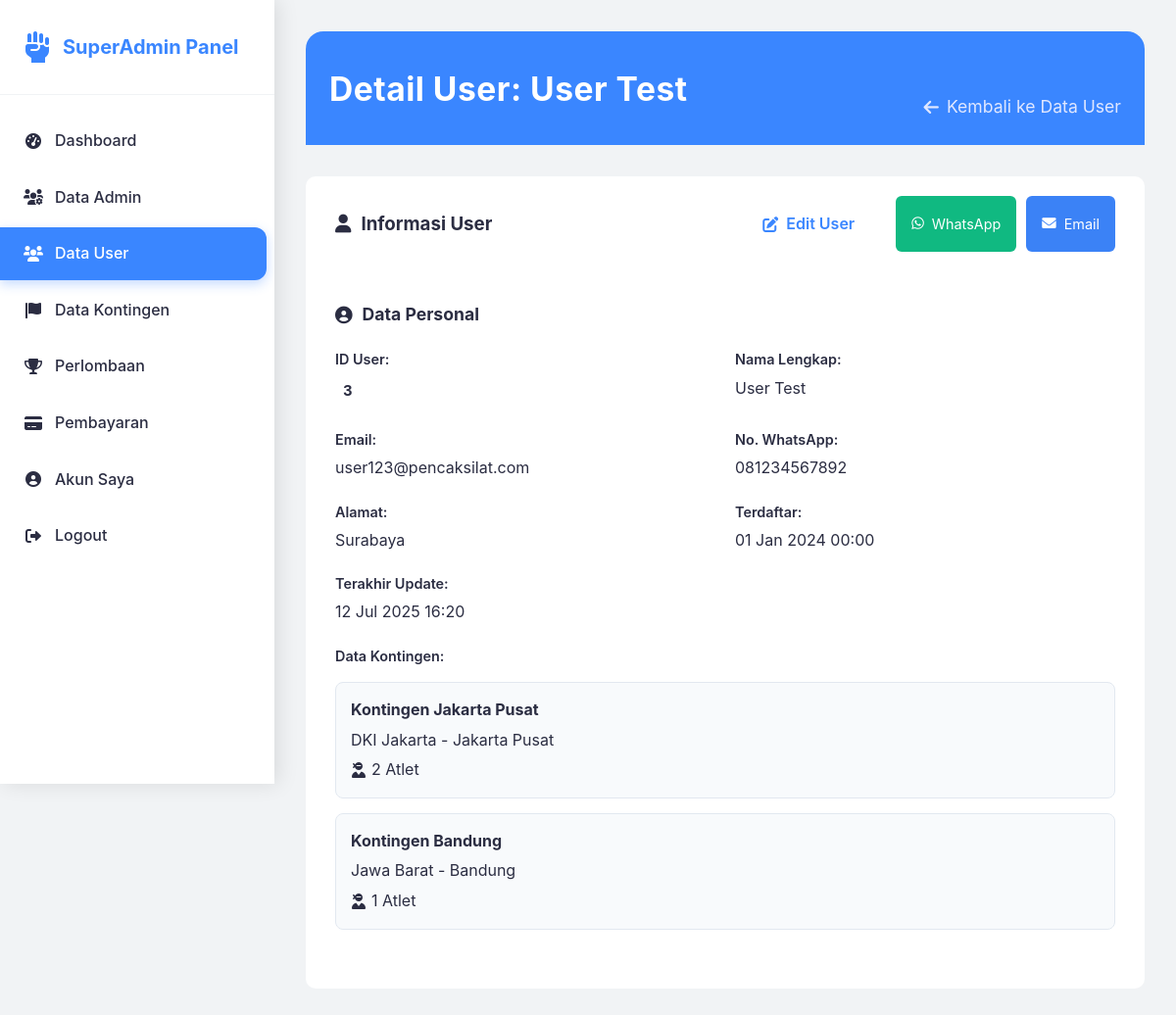
The page /dashboard/superadmin/data-user-detail.php?id=3 (signed in) on the database its author committed.
### tables this page shows
CREATE TABLE `users` (
  `id` int NOT NULL,
  `nama` varchar(100) NOT NULL,
  `email` varchar(100) NOT NULL,
  `password` varchar(255) NOT NULL,
  `whatsapp` varchar(20) DEFAULT NULL,
  `alamat` text,
  `role` enum('admin','user','superadmin') NOT NULL DEFAULT 'user',
  `status` enum('active','inactive') DEFAULT 'active',
  `created_at` timestamp NOT NULL DEFAULT CURRENT_TIMESTAMP,
  `updated_at` timestamp NOT NULL DEFAULT CURRENT_TIMESTAMP ON UPDATE CURRENT_TIMESTAMP
);

CREATE TABLE `kontingen` (
  `id` int NOT NULL,
  `user_id` int DEFAULT NULL,
  `nama_kontingen` varchar(100) NOT NULL,
  `provinsi` varchar(50) NOT NULL,
  `kota` varchar(50) NOT NULL,
  `alamat` text,
  `created_at` timestamp NOT NULL DEFAULT CURRENT_TIMESTAMP,
  `updated_at` timestamp NOT NULL DEFAULT CURRENT_TIMESTAMP ON UPDATE CURRENT_TIMESTAMP
);

### dashboard/superadmin/data-user-detail.php (the view, shortened to what this page needs)
<?php
require_once '../../config/database.php';
$user_id = $_GET['id'] ?? 0;
$action = $_GET['action'] ?? 'view';
$stmt = $pdo->prepare("SELECT * FROM users WHERE id = ? AND role = 'user'");
$stmt->execute([$user_id]);
$user = $stmt->fetch();
$stmt = $pdo->prepare("
    SELECT k.*, COUNT(a.id) as total_athletes
    FROM kontingen k
    LEFT JOIN athletes a ON k.id = a.kontingen_id
    WHERE k.user_id = ?
    GROUP BY k.id
    ORDER BY k.created_at DESC
");
$stmt->execute([$user_id]);
$kontingen = $stmt->fetchAll();
?>
<!DOCTYPE html>
<html lang="id">
<head>
    <link rel="stylesheet" href="../../assets/css/style.css">
    <link href="https://cdnjs.cloudflare.com/ajax/libs/font-awesome/6.0.0/css/all.min.css" rel="stylesheet">
</head>
<body>
    <div class="sidebar">
        <div class="sidebar-header">
            <div class="sidebar-logo">
                <i class="fas fa-fist-raised"></i>
                <span>SuperAdmin Panel</span>
            </div>
        </div>
        <ul class="sidebar-menu">
            <li><a href="index.php"><i class="fas fa-tachometer-alt"></i> Dashboard</a></li>
            <li><a href="data-admin.php"><i class="fas fa-users-cog"></i> Data Admin</a></li>
            <li><a href="data-user.php" class="active"><i class="fas fa-users"></i> Data User</a></li>
            <li><a href="data-kontingen.php"><i class="fas fa-flag"></i> Data Kontingen</a></li>
            <li><a href="perlombaan.php"><i class="fas fa-trophy"></i> Perlombaan</a></li>
            <li><a href="pembayaran.php"><i class="fas fa-credit-card"></i> Pembayaran</a></li>
            <li><a href="akun-saya.php"><i class="fas fa-user-circle"></i> Akun Saya</a></li>
            <li><a href="../../auth/logout.php"><i class="fas fa-sign-out-alt"></i> Logout</a></li>
        </ul>
    </div>
    <div class="main-content">
        <div class="page-header">
            <h1 class="page-title">
                <?php echo $action == 'edit' ? 'Edit' : 'Detail'; ?> User: <?php echo htmlspecialchars($user['nama']); ?>
            </h1>
            <p class="page-subtitle">
                <a href="data-user.php" class="back-link">
                    <i class="fas fa-arrow-left"></i> Kembali ke Data User
                </a>
            </p>
        </div>
        <?php if ($action == 'edit'): ?>
        <div class="table-container">
            <div class="table-header">
                <h2 class="table-title">Edit Informasi User</h2>
                <div class="table-actions">
                    <a href="data-user-detail.php?id=<?php echo $user_id; ?>" class="btn-secondary">
                        <i class="fas fa-times"></i> Batal
                    </a>
                </div>
            </div>
            <form method="POST" style="padding: 30px;">
                <div class="form-grid">
                    <div class="form-group">
                        <label for="nama">Nama Lengkap</label>
                        <input type="text" id="nama" name="nama" value="<?php echo htmlspecialchars($user['nama']); ?>" required>
                    </div>
                    <div class="form-group">
                        <label for="email">Email</label>
                        <input type="email" id="email" name="email" value="<?php echo htmlspecialchars($user['email']); ?>" required>
                    </div>
                    <div class="form-group">
                        <label for="whatsapp">No. WhatsApp</label>
                        <input type="tel" id="whatsapp" name="whatsapp" value="<?php echo htmlspecialchars($user['whatsapp']); ?>" required>
                    </div>
                    <div class="form-group">
                        <label for="alamat">Alamat</label>
                        <textarea id="alamat" name="alamat" rows="3" required><?php echo htmlspecialchars($user['alamat']); ?></textarea>
                    </div>
                    <div class="form-group">
                        <label for="password">Password Baru (kosongkan jika tidak diubah)</label>
                        <input type="password" id="password" name="password" placeholder="Masukkan password baru">
                    </div>
                    <div class="form-group">
                        <label for="confirm_password">Konfirmasi Password Baru</label>
                        <input type="password" id="confirm_password" name="confirm_password" placeholder="Ulangi password baru">
                    </div>
                </div>
                <div class="form-actions">
                    <button type="submit" name="edit_user" class="btn-primary">
                        <i class="fas fa-save"></i> Simpan Perubahan
                    </button>
                    <a href="data-user-detail.php?id=<?php echo $user_id; ?>" class="btn-secondary">
                        <i class="fas fa-times"></i> Batal
                    </a>
                </div>
            </form>
</div>
<?php if (!empty($kontingen_edit)): ?>
<div class="table-container" style="margin-top: 30px;">
    <div class="table-header">
        <h2 class="table-title">Edit Data Kontingen</h2>
        <p class="table-subtitle">Edit informasi kontingen yang dimiliki user ini</p>
    </div>
    <?php foreach ($kontingen_edit as $index => $k): ?>
    <div class="kontingen-edit-card">
        <div class="kontingen-edit-header">
            <h4><i class="fas fa-flag"></i> Kontingen <?php echo $index + 1; ?>: <?php echo htmlspecialchars($k['nama_kontingen']); ?></h4>
        </div>
        <form method="POST" style="padding: 20px;">
            <input type="hidden" name="kontingen_id" value="<?php echo $k['id']; ?>">
            <div class="form-grid">
                <div class="form-group">
                    <label for="nama_kontingen_<?php echo $k['id']; ?>">Nama Kontingen</label>
                    <input type="text" id="nama_kontingen_<?php echo $k['id']; ?>" name="nama_kontingen"
                           value="<?php echo htmlspecialchars($k['nama_kontingen']); ?>" required>
                </div>
                <div class="form-group">
                    <label for="provinsi_<?php echo $k['id']; ?>">Provinsi</label>
                    <select id="provinsi_<?php echo $k['id']; ?>" name="provinsi" required>
                        <option value="">Pilih Provinsi</option>
                        <?php
                        $provinces = [
                            'Aceh', 'Sumatera Utara', 'Sumatera Barat', 'Riau', 'Kepulauan Riau',
                            'Jambi', 'Sumatera Selatan', 'Kepulauan Bangka Belitung', 'Bengkulu', 'Lampung',
                            'DKI Jakarta', 'Jawa Barat', 'Jawa Tengah', 'DI Yogyakarta', 'Jawa Timur', 'Banten',
                            'Bali', 'Nusa Tenggara Barat', 'Nusa Tenggara Timur',
                            'Kalimantan Barat', 'Kalimantan Tengah', 'Kalimantan Selatan', 'Kalimantan Timur', 'Kalimantan Utara',
                            'Sulawesi Utara', 'Sulawesi Tengah', 'Sulawesi Selatan', 'Sulawesi Tenggara', 'Gorontalo', 'Sulawesi Barat',
                            'Maluku', 'Maluku Utara', 'Papua', 'Papua Barat'
                        ];
                        foreach ($provinces as $province): ?>
                            <option value="<?php echo $province; ?>" <?php echo ($k['provinsi'] == $province) ? 'selected' : ''; ?>>
                                <?php echo $province; ?>
                            </option>
                        <?php endforeach; ?>
                    </select>
                </div>
                <div class="form-group">
                    <label for="kota_<?php echo $k['id']; ?>">Kota/Kabupaten</label>
                    <input type="text" id="kota_<?php echo $k['id']; ?>" name="kota"
                           value="<?php echo htmlspecialchars($k['kota']); ?>" required>
                </div>
            </div>
            <div class="form-actions">
                <button type="submit" name="edit_kontingen" class="btn-primary">
                    <i class="fas fa-save"></i> Simpan Kontingen
                </button>
            </div>
        </form>
    </div>
    <?php endforeach; ?>
</div>
<?php endif; ?>
        <?php else: ?>
        <div class="detail-container">
            <div class="detail-card">
                <div class="detail-header">
                    <h3><i class="fas fa-user"></i> Informasi User</h3>
                    <div class="detail-actions">
                        <a href="data-user-detail.php?id=<?php echo $user_id; ?>&action=edit" class="btn-primary">
                            <i class="fas fa-edit"></i> Edit User
                        </a>
                        <a href="https://wa.me/<?php echo preg_replace('/^0/', '62', $user['whatsapp']); ?>"
                           target="_blank" class="btn-success">
                            <i class="fab fa-whatsapp"></i> WhatsApp
                        </a>
                        <a href="mailto:<?php echo $user['email']; ?>" class="btn-info">
                            <i class="fas fa-envelope"></i> Email
                        </a>
                    </div>
                </div>
                <div class="detail-content">
                    <div class="info-section">
                        <h4><i class="fas fa-user-circle"></i> Data Personal</h4>
                        <div class="info-grid">
                            <div class="info-item">
                                <label>ID User:</label>
                                <span class="user-id"><?php echo $user['id']; ?></span>
                            </div>
                            <div class="info-item">
                                <label>Nama Lengkap:</label>
                                <span><?php echo htmlspecialchars($user['nama']); ?></span>
                            </div>
                            <div class="info-item">
                                <label>Email:</label>
                                <span><?php echo htmlspecialchars($user['email']); ?></span>
                            </div>
                            <div class="info-item">
                                <label>No. WhatsApp:</label>
                                <span><?php echo htmlspecialchars($user['whatsapp']); ?></span>
                            </div>
                            <div class="info-item">
                                <label>Alamat:</label>
                                <span><?php echo htmlspecialchars($user['alamat']); ?></span>
                            </div>
                            <div class="info-item">
                                <label>Terdaftar:</label>
                                <span><?php echo date('d M Y H:i', strtotime($user['created_at'])); ?></span>
                            </div>
                            <div class="info-item">
                                <label>Terakhir Update:</label>
                                <span><?php echo date('d M Y H:i', strtotime($user['updated_at'])); ?></span>
                            </div>
                            <?php if (!empty($kontingen)): ?>
                                <div class="info-item kontingen-info-section">
                                    <label>Data Kontingen:</label>
                                    <div class="kontingen-list">
                                        <?php foreach ($kontingen as $k): ?>
                                            <div class="kontingen-item">
                                                <div class="kontingen-details">
                                                    <strong><?php echo htmlspecialchars($k['nama_kontingen']); ?></strong>
                                                    <span class="kontingen-meta">
                                                        <?php echo htmlspecialchars($k['provinsi']); ?> - <?php echo htmlspecialchars($k['kota']); ?>
                                                    </span>
                                                    <span class="kontingen-athletes">
                                                        <i class="fas fa-user-ninja"></i> <?php echo $k['total_athletes']; ?> Atlet
                                                    </span>
                                                </div>
                                            </div>
                                        <?php endforeach; ?>
                                    </div>
                                </div>
                            <?php endif; ?>
                        </div>
                    </div>
                </div>
            </div>
        </div>
        <?php endif; ?>
    </div>
</body>
</html>

### assets/css/style.css (style rules this page uses)
:root { --primary: #3A86FF; --lavender: #E0E7FF; --accent-red: #FF6B6B; --accent-yellow: #FFD166; --accent-mint: #B8F2E6; --charcoal: #2B2D42; --cool-gray: #F1F3F5; --white: #fff; }
* { margin: 0; padding: 0; box-sizing: border-box; }
body { font-family: 'Inter', 'Poppins', Arial, sans-serif; background: var(--cool-gray); color: var(--charcoal); line-height: 1.6; }
.btn-primary, .btn-secondary { padding: 1rem 2rem; border: none; border-radius: 12px; font-weight: 600; cursor: pointer; transition: all 0.3s; display: flex; align-items: center; gap: 0.5rem; text-decoration: none; font-size: 1rem; }
.btn-primary { background: var(--white); color: var(--primary); }
.sidebar { position: fixed; left: 0; top: 0; height: 100vh; width: 280px; background: var(--white); box-shadow: 4px 0 20px rgba(0,0,0,0.1); z-index: 1000; transition: transform 0.3s ease; overflow-y: auto; }
.sidebar-header { padding: 2rem 1.5rem; border-bottom: 1px solid var(--cool-gray); }
.sidebar-logo { display: flex; align-items: center; gap: 0.75rem; font-size: 1.25rem; font-weight: 700; color: var(--primary); }
.sidebar-logo i { font-size: 2rem; }
.sidebar-menu { list-style: none; padding: 1rem 0; }
.sidebar-menu li { margin: 0.25rem 0; }
.sidebar-menu a { display: flex; align-items: center; gap: 0.75rem; padding: 0.875rem 1.5rem; color: var(--charcoal); text-decoration: none; font-weight: 500; transition: all 0.3s; border-radius: 0 12px 12px 0; margin: 0 0.5rem 0 0; }
.sidebar-menu a.active { background: var(--primary); color: var(--white); box-shadow: 0 4px 12px rgba(58,134,255,0.3); }
.sidebar-menu a i { width: 20px; text-align: center; }
.main-content { margin-left: 280px; padding: 2rem; min-height: 100vh; background: var(--cool-gray); }
.page-header { display: flex; justify-content: space-between; align-items: flex-end; margin-bottom: 32px; background: var(--primary); color: var(--white); border-radius: 18px 18px 0 0; padding: 32px 24px 24px 24px; }
.page-title { font-size: 2.1rem; font-weight: 700; margin: 0 0 6px 0; color: var(--white); letter-spacing: 0.5px; }
.page-subtitle { font-size: 1.1rem; color: var(--lavender); margin: 0; }

### rows shown on the page
users: nama "User Test", id "3", email "user123@pencaksilat.com", whatsapp "081234567892", alamat "Surabaya", created_at "01 Jan 2024 00:00", updated_at "12 Jul 2025 16:20"
kontingen: nama_kontingen "Kontingen Jakarta Pusat", provinsi "DKI Jakarta", kota "Jakarta Pusat", total_athletes "2"
kontingen: nama_kontingen "Kontingen Bandung", provinsi "Jawa Barat", kota "Bandung", total_athletes "1"
